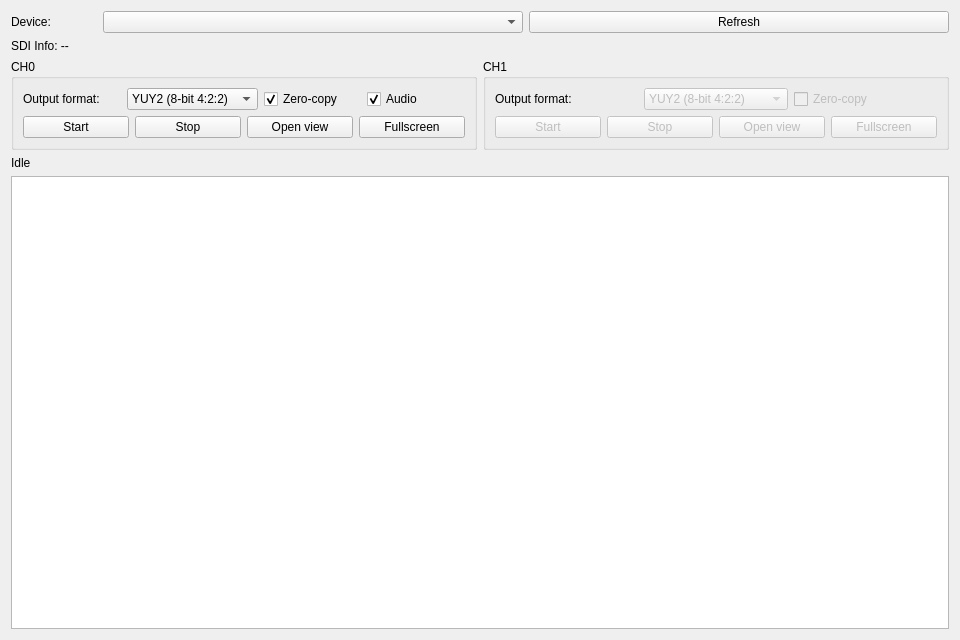
<?xml version="1.0" encoding="UTF-8"?>
<ui version="4.0">
 <class>MainWindow</class>
 <widget class="QWidget" name="MainWindow">
  <property name="geometry">
   <rect>
    <x>0</x>
    <y>0</y>
    <width>960</width>
    <height>640</height>
   </rect>
  </property>
  <property name="windowTitle">
   <string>GVFG Qt Preview Sample</string>
  </property>
  <layout class="QGridLayout" name="gridLayout">
   <item row="0" column="0">
    <layout class="QHBoxLayout" name="topLayout">
     <item>
      <widget class="QLabel" name="deviceLabel">
       <property name="minimumSize">
        <size>
         <width>86</width>
         <height>0</height>
        </size>
       </property>
       <property name="maximumSize">
        <size>
         <width>86</width>
         <height>16777215</height>
        </size>
       </property>
       <property name="text">
        <string>Device:</string>
       </property>
      </widget>
     </item>
     <item>
      <widget class="QComboBox" name="deviceCombo"/>
     </item>
     <item>
      <widget class="QPushButton" name="refreshButton">
       <property name="text">
        <string>Refresh</string>
       </property>
      </widget>
     </item>
    </layout>
   </item>
   <item row="1" column="0">
    <widget class="QLabel" name="sdiInfoLabel">
     <property name="text">
      <string>SDI Info: --</string>
     </property>
     <property name="wordWrap">
      <bool>true</bool>
     </property>
    </widget>
   </item>
   <item row="2" column="0">
    <layout class="QHBoxLayout" name="channelPanelsLayout" stretch="1,1">
     <item>
      <widget class="QGroupBox" name="channel0GroupBox">
       <property name="title">
        <string>CH0</string>
       </property>
       <layout class="QGridLayout" name="channel0GridLayout">
        <item row="0" column="0">
         <widget class="QLabel" name="channel0FormatLabel">
          <property name="text"><string>Output format:</string></property>
         </widget>
        </item>
        <item row="0" column="1">
         <widget class="QComboBox" name="ch0OutputFormatCombo">
          <property name="toolTip"><string>Requested CH0 output pixel format</string></property>
          <item><property name="text"><string>YUY2 (8-bit 4:2:2)</string></property></item>
          <item><property name="text"><string>Y210 (10-bit 4:2:2)</string></property></item>
         </widget>
        </item>
        <item row="0" column="2">
         <widget class="QCheckBox" name="ch0ZeroCopyCheckBox">
          <property name="toolTip">
           <string>Must be selected before opening CH0</string>
          </property>
          <property name="text">
           <string>Zero-copy</string>
          </property>
          <property name="checked">
           <bool>true</bool>
          </property>
         </widget>
        </item>
        <item row="0" column="3">
         <widget class="QCheckBox" name="ch0AudioCheckBox">
          <property name="enabled">
           <bool>true</bool>
          </property>
          <property name="toolTip">
           <string>Capture and play CH0 PCM audio together with video</string>
          </property>
          <property name="text">
           <string>Audio</string>
          </property>
          <property name="checked">
           <bool>true</bool>
          </property>
         </widget>
        </item>
        <item row="1" column="0" colspan="4">
         <layout class="QHBoxLayout" name="channel0ButtonLayout">
          <item>
           <widget class="QPushButton" name="ch0StartButton">
            <property name="text">
             <string>Start</string>
            </property>
           </widget>
          </item>
          <item>
           <widget class="QPushButton" name="ch0StopButton">
            <property name="text">
             <string>Stop</string>
            </property>
           </widget>
          </item>
          <item>
           <widget class="QPushButton" name="ch0PreviewButton">
            <property name="text">
             <string>Open view</string>
            </property>
           </widget>
          </item>
          <item>
           <widget class="QPushButton" name="ch0FullscreenButton">
            <property name="text">
             <string>Fullscreen</string>
            </property>
           </widget>
          </item>
         </layout>
        </item>
       </layout>
      </widget>
     </item>
     <item>
      <widget class="QGroupBox" name="channel1GroupBox">
       <property name="title">
        <string>CH1</string>
       </property>
       <layout class="QGridLayout" name="channel1GridLayout">
        <item row="0" column="0">
         <widget class="QLabel" name="channel1FormatLabel">
          <property name="text"><string>Output format:</string></property>
         </widget>
        </item>
        <item row="0" column="1">
         <widget class="QComboBox" name="ch1OutputFormatCombo">
          <property name="enabled"><bool>false</bool></property>
          <property name="toolTip"><string>Requested CH1 output pixel format</string></property>
          <item><property name="text"><string>YUY2 (8-bit 4:2:2)</string></property></item>
          <item><property name="text"><string>Y210 (10-bit 4:2:2)</string></property></item>
         </widget>
        </item>
        <item row="0" column="2">
         <widget class="QCheckBox" name="ch1ZeroCopyCheckBox">
          <property name="enabled">
           <bool>false</bool>
          </property>
          <property name="toolTip">
           <string>Must be selected before opening CH1</string>
          </property>
          <property name="text">
           <string>Zero-copy</string>
          </property>
         </widget>
        </item>
        <item row="1" column="0" colspan="3">
         <layout class="QHBoxLayout" name="channel1ButtonLayout">
          <item>
           <widget class="QPushButton" name="ch1StartButton">
            <property name="enabled">
             <bool>false</bool>
            </property>
            <property name="text">
             <string>Start</string>
            </property>
           </widget>
          </item>
          <item>
           <widget class="QPushButton" name="ch1StopButton">
            <property name="enabled">
             <bool>false</bool>
            </property>
            <property name="text">
             <string>Stop</string>
            </property>
           </widget>
          </item>
          <item>
           <widget class="QPushButton" name="ch1PreviewButton">
            <property name="enabled">
             <bool>false</bool>
            </property>
            <property name="text">
             <string>Open view</string>
            </property>
           </widget>
          </item>
          <item>
           <widget class="QPushButton" name="ch1FullscreenButton">
            <property name="enabled">
             <bool>false</bool>
            </property>
            <property name="text">
             <string>Fullscreen</string>
            </property>
           </widget>
          </item>
         </layout>
        </item>
       </layout>
      </widget>
     </item>
    </layout>
   </item>
   <item row="3" column="0">
    <widget class="QLabel" name="statusLabel">
     <property name="text">
      <string>Idle</string>
     </property>
    </widget>
   </item>
   <item row="4" column="0">
    <widget class="QPlainTextEdit" name="logEdit">
     <property name="readOnly">
      <bool>true</bool>
     </property>
    </widget>
   </item>
  </layout>
 </widget>
 <resources/>
 <connections/>
</ui>
